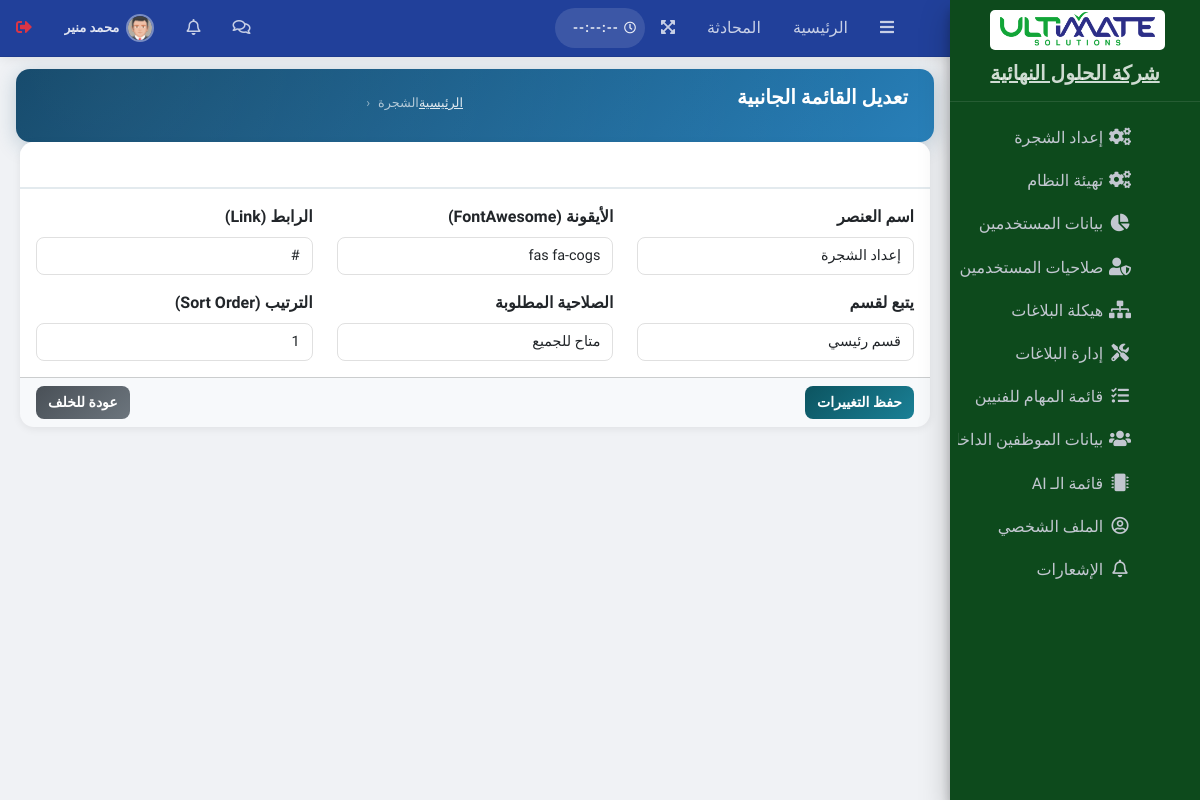
Screenshot of /admin/pages/forms/edit-menu.php?id=1 (signed in) with the database file from the repository.
### tables this page shows
CREATE TABLE `sys_settings` (
  `id`               INT(11)      NOT NULL AUTO_INCREMENT,
  `system_name`      VARCHAR(255) NOT NULL DEFAULT 'وَصْل',
  `system_name_en`   VARCHAR(255) NOT NULL DEFAULT 'WASL',
  `admin_email`      VARCHAR(255) DEFAULT NULL,
  `contact_number`   VARCHAR(50)  DEFAULT NULL,
  `address`          TEXT         DEFAULT NULL,
  `system_logo`      VARCHAR(255) DEFAULT NULL,
  `cr_number`        VARCHAR(20)  DEFAULT NULL COMMENT 'السجل التجاري للشركة',
  `vat_number`       VARCHAR(15)  DEFAULT NULL COMMENT 'الرقم الضريبي للشركة',
  `maintenance_mode` TINYINT(1)   NOT NULL DEFAULT 0,
  `timezone`         VARCHAR(50)  NOT NULL DEFAULT 'Asia/Riyadh',
  `created_at`       TIMESTAMP    NOT NULL DEFAULT CURRENT_TIMESTAMP,
  `updated_at`       TIMESTAMP    NOT NULL DEFAULT CURRENT_TIMESTAMP ON UPDATE CURRENT_TIMESTAMP,
  PRIMARY KEY (`id`)
);

CREATE TABLE `sys_menu` (
  `id`             INT(11)      NOT NULL AUTO_INCREMENT,
  `title`          VARCHAR(100) NOT NULL,
  `icon`           VARCHAR(60)  NOT NULL DEFAULT 'far fa-circle',
  `link`           VARCHAR(255) NOT NULL DEFAULT '#',
  `parent_id`      INT(11)      NOT NULL DEFAULT 0,
  `permission_key` VARCHAR(100) DEFAULT NULL,
  `sort_order`     INT(11)      NOT NULL DEFAULT 0,
  PRIMARY KEY (`id`),
  KEY `idx_parent_id` (`parent_id`)
);

### admin/pages/forms/edit-menu.php (the view, shortened to what this page needs)
<?php
require __DIR__ . "/../../../config/db.php";
$id = $_GET['id'] ?? null;
$stmt = $pdo->prepare("SELECT * FROM sys_menu WHERE id = ?");
$stmt->execute([$id]);
$menu_data = $stmt->fetch(PDO::FETCH_ASSOC);
?>
<!DOCTYPE html>
<html lang="ar">
<head>
    <link rel="stylesheet" href="../../plugins/fontawesome-free/css/all.min.css">
    <link rel="stylesheet" href="../../dist/css/adminlte.min.css">
    <link rel="stylesheet" href="https://cdn.rtlcss.com/bootstrap/v4.2.1/css/bootstrap.min.css">
    <link rel="stylesheet" href="../../dist/css/custom.css?v=202606261542">
</head>
<body class="hold-transition sidebar-mini layout-fixed">
    <div class="wrapper">
        <?php include(__DIR__ . '/../../main-header.php'); ?>
        <?php include(__DIR__ . '/../../main-sidebar.php'); ?>
        <div class="content-wrapper">
             <section class="content-header">
                <div class="container-fluid">
                    <div class="row mb-2">
                        <div class="col-sm-6">
                            <h1>تعديل القائمة الجانبية</h1>
                        </div>
                        <div class="col-sm-6">
                            <ol class="breadcrumb float-sm-right">
                                <li class="breadcrumb-item"><a href="../../index.php">الرئيسية</a></li>
                                <li class="breadcrumb-item active">الشجرة</li>
                            </ol>
                        </div>
                    </div>
                </div>
            </section>
            <section class="content">
                <div class="container-fluid">
                    <div class="card card-info">
                        <div class="card-header">
                            <h3 class="card-title">تعديل بيانات: <?= htmlspecialchars($menu_data['title']) ?></h3>
                        </div>
                        <form method="POST">
                            <div class="card-body">
                                <div class="row">
                                    <div class="col-md-4">
                                        <label>اسم العنصر</label>
                                        <input type="text" name="title" class="form-control"
                                               value="<?= htmlspecialchars($menu_data['title']) ?>" required>
                                    </div>
                                    <div class="col-md-4">
                                        <label>الأيقونة (FontAwesome)</label>
                                        <input type="text" name="icon" class="form-control"
                                               value="<?= htmlspecialchars($menu_data['icon']) ?>">
                                    </div>
                                    <div class="col-md-4">
                                        <label>الرابط (Link)</label>
                                        <input type="text" name="link" class="form-control"
                                               value="<?= htmlspecialchars($menu_data['link']) ?>" required>
                                    </div>
                                </div>
                                <div class="row mt-3">
                                    <div class="col-md-4">
                                        <label>يتبع لقسم</label>
                                        <select name="parent_id" class="form-control">
                                            <option value="0" <?= $menu_data['parent_id'] == 0 ? 'selected' : '' ?>>قسم رئيسي</option>
                                        </select>
                                    </div>
                                    <div class="col-md-4">
                                        <label>الصلاحية المطلوبة</label>
                                        <select name="permission_key" class="form-control">
                                            <option value="">متاح للجميع</option>
                                        </select>
                                    </div>
                                    <div class="col-md-4">
                                        <label>الترتيب (Sort Order)</label>
                                        <input type="number" name="sort_order" class="form-control no-spinners"
                                               value="<?= $menu_data['sort_order'] ?>">
                                    </div>
                                </div>
                            </div>
                            <div class="card-footer">
                                <button type="submit" name="update_menu" class="btn btn-info">حفظ التغييرات</button>
                                <a href="add-sidebar.php" class="btn btn-secondary float-left">عودة للخلف</a>
                            </div>
                        </form>
                    </div>
                </div>
            </section>
        </div>
    </div>
</body>
</html>

### admin/main-sidebar.php (shortened to what this page needs)
<?php
$base_url = (isset($_SERVER['SERVER_NAME']) && str_ends_with($_SERVER['SERVER_NAME'], '.wuaze.com'))
    ? '/admin/'
    : '/UltimatesolutionsCrm/admin/';
$current_page = basename($_SERVER['PHP_SELF']);
$logged_user_id = $_SESSION['user_id'] ?? 0;
$role_code = $_SESSION['role_code'] ?? '';
$systemData = $pdo->query("SELECT system_name, system_logo FROM sys_settings LIMIT 1")->fetch(PDO::FETCH_ASSOC);
$systemName = $systemData['system_name'] ?? "T-LINK";
$permissions = [];
if ($role_code === 'MainAdmin') {
    $all_ids = $pdo->query("SELECT id FROM sys_menu")->fetchAll(PDO::FETCH_COLUMN);
    $permissions = array_fill_keys($all_ids, 1);
} else {
    $stmt = $pdo->prepare("SELECT menu_id FROM user_menu_access WHERE user_id = ? AND can_view = 1");
    $stmt->execute([$logged_user_id]);
    $permissions = array_fill_keys($stmt->fetchAll(PDO::FETCH_COLUMN), 1);
}
$all_menus = $pdo->query("SELECT * FROM sys_menu ORDER BY parent_id ASC, sort_order ASC")->fetchAll(PDO::FETCH_ASSOC);
$menu_tree = [];
foreach ($all_menus as $item) {
    if (isset($permissions[$item['id']])) {
        if ($item['parent_id'] == 0) {
            $menu_tree[$item['id']] = $item;
            $menu_tree[$item['id']]['children'] = [];
        } else {
            if (isset($menu_tree[$item['parent_id']])) {
                $menu_tree[$item['parent_id']]['children'][] = $item;
            }
        }
    }
}
?>
<aside class="main-sidebar sidebar-dark-primary elevation-4"
    style="background-color: <?= $visuals['sidebar_color'] ?? '#1e272e'; ?> !important;">
    <a href="<?= $base_url ?>index.php" class="brand-link text-center">
        <img src="<?= $base_url ?>dist/img/<?= htmlspecialchars($systemData['system_logo'] ?? 'logo-tlink.png'); ?>"
            alt="Logo" class="brand-image  "
            style="float: none; max-height: 40px; background-color: white; padding: 2px; border-radius:5px">
        <span class="brand-text font-weight-bold d-block mt-2"><?= htmlspecialchars($systemName); ?></span>
    </a>
    <div class="sidebar">
        <nav class="mt-3">
            <ul class="nav nav-pills nav-sidebar flex-column nav-child-indent" data-widget="treeview" role="menu"
                data-accordion="false">
                <?php foreach ($menu_tree as $main):
                    $has_sub = !empty($main['children']);
                    $is_open = false;
                    if ($has_sub) {
                        foreach ($main['children'] as $child) {
                            if (basename($child['link']) == $current_page) {
                                $is_open = true;
                                break;
                            }
                        }
                    } else {
                        $is_open = (basename($main['link']) == $current_page);
                    }
                ?>
                    <li class="nav-item <?= ($has_sub && $is_open) ? 'menu-open' : '' ?>">
                        <a href="<?= $has_sub ? '#' : $base_url . $main['link'] ?>"
                            class="nav-link <?= $is_open ? 'active' : '' ?>">
                            <i class="nav-icon <?= htmlspecialchars($main['icon'] ?: 'fas fa-th-large') ?>"></i>
                            <p>
                                <?= htmlspecialchars($main['title']) ?>
                            </p>
                        </a>
                    </li>
                <?php endforeach; ?>
            </ul>
        </nav>
    </div>
</aside>

### admin/pages/forms/edit-menu.php (style rules this page uses)
html, body { overflow-x: hidden !important; scrollbar-width: none !important; }

### admin/main-sidebar.php (style rules this page uses)
.main-sidebar { transition: all 0.3s ease-in-out; }
.brand-link { border-bottom: 1px solid rgba(255, 255, 255, 0.1) !important; }
.sidebar { max-height: calc(100vh - 120px); overflow-y: auto; overflow-x: hidden; }

### rows the page displays
sys_settings: system_logo (picture), system_name "شركة الحلول النهائية"
sys_menu: title "إعداد الشجرة", icon "fas fa-cogs", link "#", parent_id "قسم رئيسي", sort_order "1"
sys_menu: title "تهيئة النظام"
sys_menu: title "بيانات المستخدمين"
sys_menu: title "صلاحيات المستخدمين"
sys_menu: title "هيكلة البلاغات"
sys_menu: title "إدارة البلاغات"
sys_menu: title "قائمة المهام للفنيين"
sys_menu: title "بيانات الموظفين…"
sys_menu: title "قائمة الـ AI"
sys_menu: title "الملف الشخصي"
sys_menu: title "الإشعارات"

### other values shown
$userName "محمد منير"
